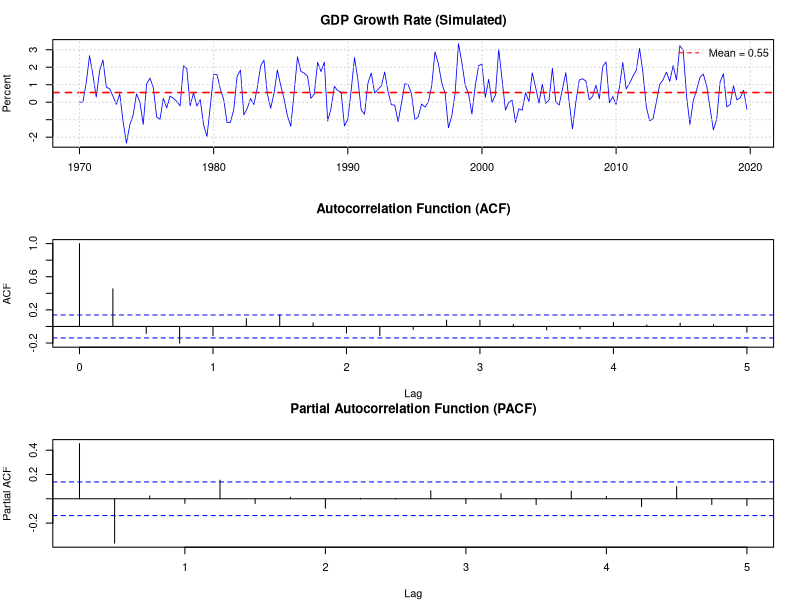
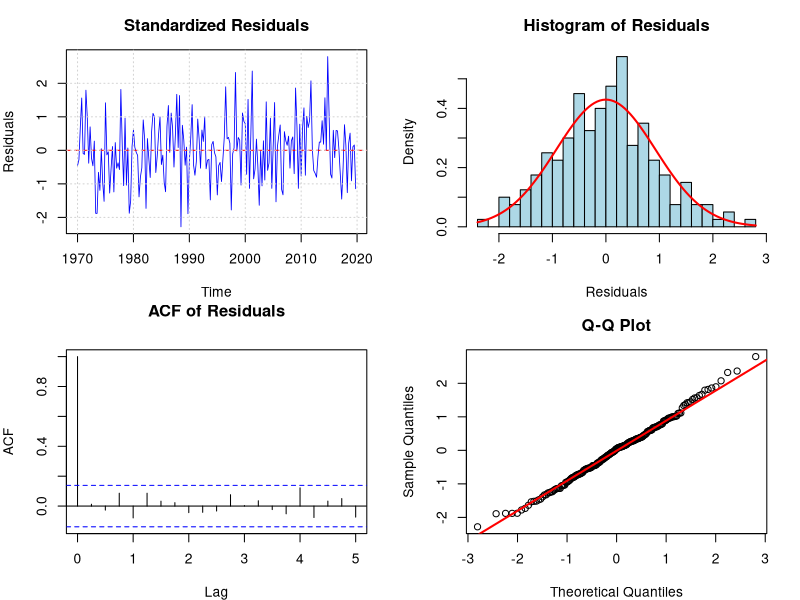

R code for these plots, in order:
# =============================================================================
# Example 1: ARIMA Model Selection Using Box-Jenkins Methodology
# =============================================================================
# This example demonstrates the three-stage Box-Jenkins approach:
# 1. Identification: Plot data, test for stationarity, examine ACF/PACF
# 2. Estimation: Fit ARIMA model
# 3. Diagnostic Checking: Analyze residuals
#
# Required Packages: tseries, forecast, lmtest
# Author: Alessia Paccagnini
# Textbook: Macroeconometrics
# =============================================================================

# Install packages if needed
# install.packages(c("tseries", "forecast", "lmtest", "FinTS"))

library(tseries)
library(forecast)
library(lmtest)

# =============================================================================
# DATA SOURCE SWITCH
# Set USE_PYTHON_DATA <- TRUE  -> load ex1_data.csv (generated by Python)
#                                  results match the textbook exactly
# Set USE_PYTHON_DATA <- FALSE -> simulate data in R (set.seed(42))
#                                  results follow same DGP but differ numerically
# =============================================================================
USE_PYTHON_DATA <- TRUE   # <-- CHANGE THIS FLAG

# =============================================================================
# Step 0: Simulated Data (ARMA(2,1) process)
# =============================================================================
# True parameters: phi1=0.4, phi2=-0.2, theta1=0.3, c=0.5
n           <- 200
phi1_true   <- 0.4
phi2_true   <- -0.2
theta1_true <- 0.3
c_true      <- 0.5

if (USE_PYTHON_DATA) {
  cat("Loading Python-generated data (ex1_data.csv)...\n")
  cat("Results will match the textbook exactly.\n\n")
  data_ex1 <- read.csv("ex1_data.csv")
  y <- data_ex1$y
} else {
  cat("Simulating data in R (set.seed=42)...\n")
  cat("Note: numerical results differ from textbook due to different RNG.\n\n")
  set.seed(42)
  eps <- rnorm(n)
  y   <- numeric(n)
  for (t in 3:n) {
    y[t] <- c_true + phi1_true*y[t-1] + phi2_true*y[t-2] + eps[t] + theta1_true*eps[t-1]
  }
}

# Create time series object
gdp_growth <- ts(y, start = c(1970, 1), frequency = 4)

cat("======================================================================\n")
cat("EXAMPLE 1: ARIMA MODEL SELECTION - BOX-JENKINS METHODOLOGY\n")
cat("======================================================================\n")
cat(sprintf("\nTrue DGP: y_t = %.1f + %.1f*y_{t-1} + %.1f*y_{t-2} + e_t + %.1f*e_{t-1}\n",
            c_true, phi1_true, phi2_true, theta1_true))

# =============================================================================
# Stage 1: IDENTIFICATION
# =============================================================================
cat("\n======================================================================\n")
cat("STAGE 1: IDENTIFICATION\n")
cat("======================================================================\n")

# 1.1 Visual Inspection
png("example1_identification_R.png", width = 900, height = 700)
par(mfrow = c(3, 1), mar = c(4, 4, 3, 2))

# Time series plot
plot(gdp_growth, type = "l", col = "blue", lwd = 0.8,
     main = "GDP Growth Rate (Simulated)", ylab = "Percent", xlab = "")
abline(h = mean(gdp_growth), col = "red", lty = 2, lwd = 1.5)
legend("topright", legend = sprintf("Mean = %.2f", mean(gdp_growth)), 
       col = "red", lty = 2, bty = "n")
grid()

# ACF
acf(gdp_growth, lag.max = 20, main = "Autocorrelation Function (ACF)")

# PACF
pacf(gdp_growth, lag.max = 20, main = "Partial Autocorrelation Function (PACF)")

dev.off()

cat("\n1.1 Visual Inspection:\n")
cat("    - Time series plot shows fluctuations around a constant mean\n")
cat("    - No obvious trend detected\n")
cat("    - See 'example1_identification_R.png' for ACF/PACF plots\n")

# 1.2 Unit Root Tests
cat("\n1.2 Unit Root Tests:\n")

# ADF Test
adf_result <- adf.test(gdp_growth, alternative = "stationary")
cat("\n    ADF Test (H0: unit root):\n")
cat(sprintf("    Test Statistic: %.4f\n", adf_result$statistic))
cat(sprintf("    p-value: %.4f\n", adf_result$p.value))
if (adf_result$p.value < 0.05) {
  cat("    Conclusion: Reject H0 - Series is stationary\n")
} else {
  cat("    Conclusion: Fail to reject H0 - Series has unit root\n")
}

# KPSS Test
kpss_result <- kpss.test(gdp_growth, null = "Level")
cat("\n    KPSS Test (H0: stationarity):\n")
cat(sprintf("    Test Statistic: %.4f\n", kpss_result$statistic))
cat(sprintf("    p-value: %.4f\n", kpss_result$p.value))
if (kpss_result$p.value > 0.05) {
  cat("    Conclusion: Fail to reject H0 - Series is stationary\n")
} else {
  cat("    Conclusion: Reject H0 - Series is non-stationary\n")
}

cat("\n    Combined inference: Both tests suggest the series is STATIONARY (d=0)\n")

# 1.3 ACF/PACF interpretation
cat("\n1.3 ACF/PACF Interpretation:\n")
cat("    - ACF: Gradual decay suggests AR component\n")
cat("    - PACF: Significant spikes at lags 1 and 2, then cuts off\n")
cat("    - Tentative model: AR(2) or ARMA(2,1)\n")

# =============================================================================
# Stage 2: ESTIMATION
# =============================================================================
cat("\n======================================================================\n")
cat("STAGE 2: ESTIMATION\n")
cat("======================================================================\n")

# Define models to try
models_to_try <- list(
  c(1, 0, 0),
  c(2, 0, 0),
  c(1, 0, 1),
  c(2, 0, 1),
  c(2, 0, 2)
)

model_names <- c("ARIMA(1,0,0)", "ARIMA(2,0,0)", "ARIMA(1,0,1)", 
                 "ARIMA(2,0,1)", "ARIMA(2,0,2)")

cat("\n2.1 Model Comparison (AIC/BIC):\n")
cat("--------------------------------------------------\n")
cat(sprintf("%-15s %-12s %-12s\n", "Model", "AIC", "BIC"))
cat("--------------------------------------------------\n")

results <- data.frame(
  model = character(),
  aic = numeric(),
  bic = numeric(),
  stringsAsFactors = FALSE
)

fitted_models <- list()

for (i in seq_along(models_to_try)) {
  order <- models_to_try[[i]]
  name <- model_names[i]
  
  tryCatch({
    fit <- Arima(gdp_growth, order = order, include.mean = TRUE)
    fitted_models[[name]] <- fit
    
    results <- rbind(results, data.frame(
      model = name,
      aic = AIC(fit),
      bic = BIC(fit),
      stringsAsFactors = FALSE
    ))
    
    cat(sprintf("%-15s %-12.2f %-12.2f\n", name, AIC(fit), BIC(fit)))
  }, error = function(e) {
    cat(sprintf("%-15s Failed to converge\n", name))
  })
}

cat("--------------------------------------------------\n")

# Select best model by BIC
best_idx <- which.min(results$bic)
best_model_name <- results$model[best_idx]
best_model <- fitted_models[[best_model_name]]

cat(sprintf("\nBest model by BIC: %s\n", best_model_name))

# Display estimation results
cat("\n2.2 Estimation Results for Best Model:\n")
cat("--------------------------------------------------\n")
print(summary(best_model))

# =============================================================================
# Stage 3: DIAGNOSTIC CHECKING
# =============================================================================
cat("\n======================================================================\n")
cat("STAGE 3: DIAGNOSTIC CHECKING\n")
cat("======================================================================\n")

# Get residuals
residuals_fit <- residuals(best_model)

# 3.1 Residual plots
png("example1_diagnostics_R.png", width = 900, height = 700)
par(mfrow = c(2, 2), mar = c(4, 4, 3, 2))

# Standardized residuals
plot(residuals_fit, type = "l", col = "blue", lwd = 0.8,
     main = "Standardized Residuals", ylab = "Residuals")
abline(h = 0, col = "red", lty = 2)
grid()

# Histogram
hist(residuals_fit, breaks = 25, freq = FALSE, col = "lightblue",
     main = "Histogram of Residuals", xlab = "Residuals")
curve(dnorm(x, mean = mean(residuals_fit), sd = sd(residuals_fit)),
      add = TRUE, col = "red", lwd = 2)

# ACF of residuals
acf(residuals_fit, lag.max = 20, main = "ACF of Residuals")

# Q-Q plot
qqnorm(residuals_fit, main = "Q-Q Plot")
qqline(residuals_fit, col = "red", lwd = 2)

dev.off()

cat("\n3.1 Residual Analysis:\n")
cat("    See 'example1_diagnostics_R.png' for diagnostic plots\n")

# 3.2 Ljung-Box test
cat("\n3.2 Ljung-Box Test for Residual Autocorrelation:\n")
lags_to_test <- c(5, 10, 15, 20)
dof_adjustment <- sum(models_to_try[[best_idx]][c(1, 3)])  # p + q

cat("    Lag     Q-stat      p-value\n")
cat("    ------------------------------\n")

all_pass <- TRUE
for (lag in lags_to_test) {
  lb_test <- Box.test(residuals_fit, lag = lag, type = "Ljung-Box", 
                      fitdf = dof_adjustment)
  cat(sprintf("    %2d      %.3f       %.4f\n", lag, lb_test$statistic, lb_test$p.value))
  if (lb_test$p.value < 0.05) {
    all_pass <- FALSE
  }
}

if (all_pass) {
  cat("\n    Conclusion: No significant autocorrelation in residuals (p > 0.05)\n")
  cat("    The model passes the diagnostic check!\n")
} else {
  cat("\n    Conclusion: Some autocorrelation remains - consider revising the model\n")
}

# 3.3 Summary statistics
cat("\n3.3 Residual Summary Statistics:\n")
cat(sprintf("    Mean: %.4f (should be ≈ 0)\n", mean(residuals_fit)))
cat(sprintf("    Std Dev: %.4f\n", sd(residuals_fit)))
cat(sprintf("    Skewness: %.4f (should be ≈ 0)\n", 
            sum((residuals_fit - mean(residuals_fit))^3) / (length(residuals_fit) * sd(residuals_fit)^3)))
cat(sprintf("    Kurtosis: %.4f (should be ≈ 3 for normal)\n",
            sum((residuals_fit - mean(residuals_fit))^4) / (length(residuals_fit) * sd(residuals_fit)^4)))

# Jarque-Bera test
jb_test <- jarque.bera.test(residuals_fit)
cat(sprintf("\n    Jarque-Bera test: statistic = %.2f, p-value = %.4f\n", 
            jb_test$statistic, jb_test$p.value))
if (jb_test$p.value > 0.05) {
  cat("    Residuals appear normally distributed\n")
} else {
  cat("    Residuals deviate from normality\n")
}

cat("\n======================================================================\n")
cat(sprintf("FINAL MODEL: %s\n", best_model_name))
cat("======================================================================\n")
